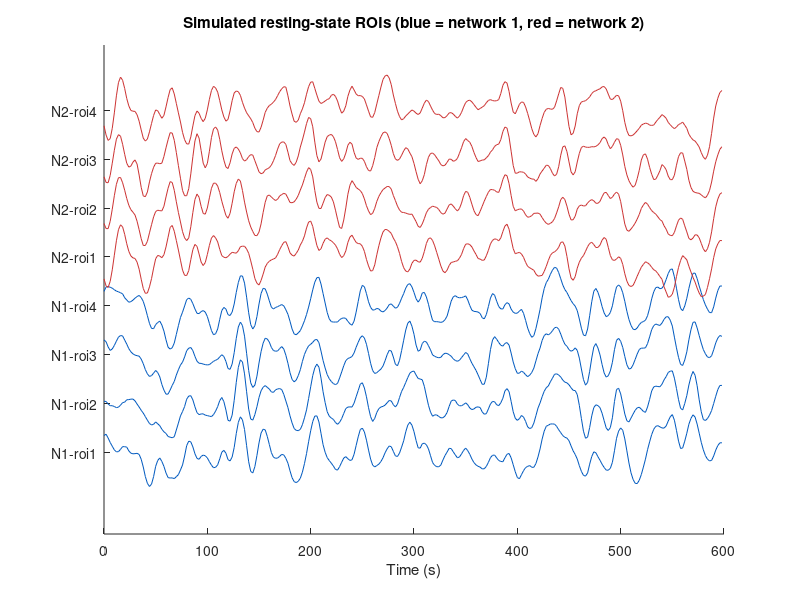
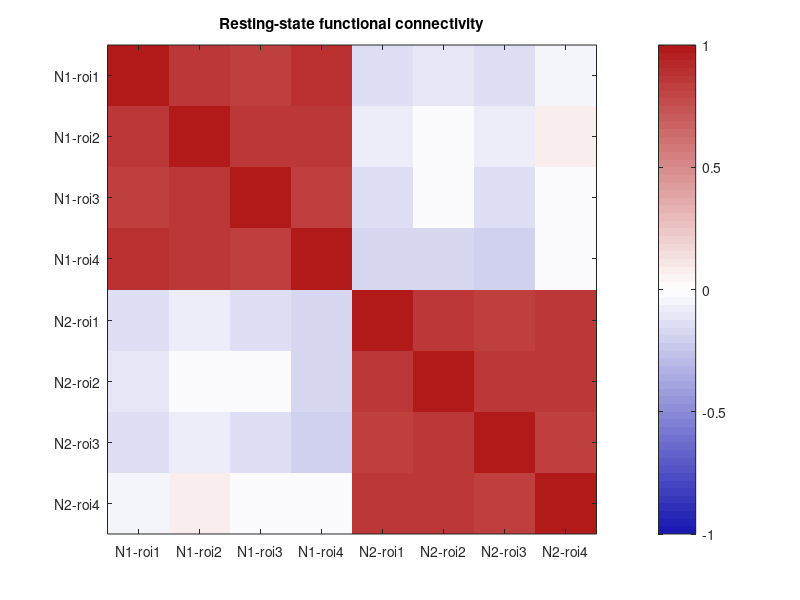
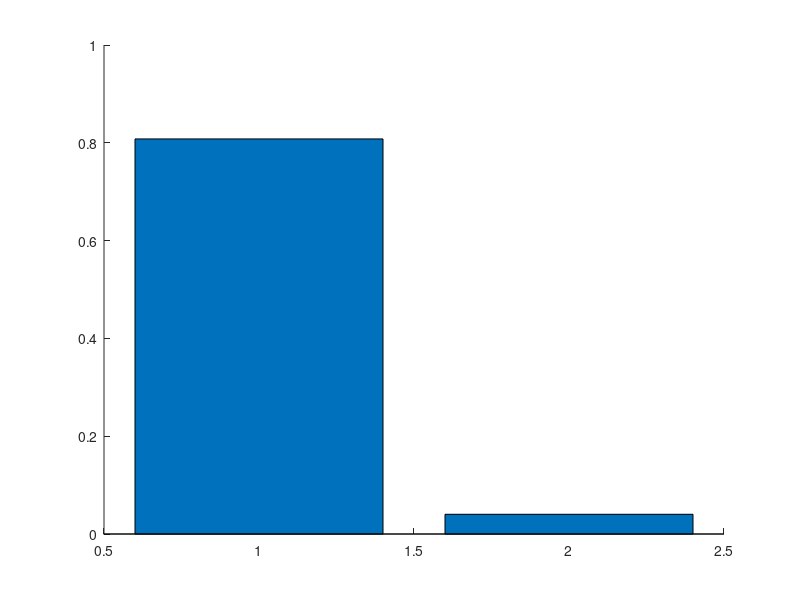

Write the MATLAB code that produced these figures, in order. (Note: this script raises an error after producing the figures.)
%% Chapter 28 Lab: Resting-State and Ecological Designs (MATLAB)
% This lab accompanies Chapter 28, "Resting-State and Ecological Designs".
% You will simulate resting-state multi-ROI time series and compute
% functional connectivity, simulate a shared naturalistic ("movie")
% stimulus and compute inter-subject correlation (ISC), and see how motion
% spikes and vigilance drift inflate connectivity estimates.
%
% Requirements: base MATLAB (Statistics and Machine Learning Toolbox for
% corr/ttest2). All data are simulated; comments point to the CanlabCore
% functions you would use with real data.
%   https://github.com/canlab/CanlabCore
% Code adapted from CANlab tutorials (github.com/canlab and
% CANlab_help_examples; see canlab_help_prep_for_connectivity).
%
% Runtime: under a minute.

%% 1. Simulate resting-state ROI time series with known network structure
% We simulate a 10-minute resting scan (300 volumes, TR = 2 s) for 8 ROIs
% organized into two networks. Each ROI mixes a slow network-level signal
% (weight w) with slow ROI-specific fluctuations (weight 1-w). Resting
% BOLD is dominated by low frequencies (< ~0.1 Hz), so we low-pass white
% noise with a smoothing kernel.

rng(28);
TR    = 2;
n_t   = 300;                          % 10-minute "scan"
n_roi = 8;
network   = [1 1 1 1 2 2 2 2];        % network membership for each ROI
roi_names = arrayfun(@(i) sprintf('N%d-roi%d', network(i), ...
    mod(i - 1, 4) + 1), 1:n_roi, 'UniformOutput', false);

kern   = exp(-0.5 * ((-4:4)' ./ 2) .^ 2);       % Gaussian smoothing kernel
kern   = kern ./ sum(kern);
smoothz = @(z) zscore(conv(z, kern, 'same'));   % slow, unit-variance noise

% One slow shared signal per network
net_sig = [smoothz(randn(n_t, 1)) smoothz(randn(n_t, 1))];

w = 0.7;                              % network signal weight
Y_rest = zeros(n_t, n_roi);
for i = 1:n_roi
    Y_rest(:, i) = w * net_sig(:, network(i)) + ...
                   (1 - w) * smoothz(randn(n_t, 1));
end
Y_rest = zscore(Y_rest);

t = (0:n_t - 1) * TR;
figure('Name', 'Resting ROI time series');
hold on;
colors = [repmat([0 0.35 0.75], 4, 1); repmat([0.8 0.2 0.2], 4, 1)];
for i = 1:n_roi
    plot(t, Y_rest(:, i) + 3 * (i - 1), 'Color', colors(i, :));
end
xlabel('Time (s)'); yticks(3 * (0:n_roi - 1)); yticklabels(roi_names);
title('Simulated resting-state ROIs (blue = network 1, red = network 2)');

% With real data you would instead load and denoise a 4-D image, then
% average within atlas regions:
%   obj = fmri_data(fname);
%   obj_denoised = obj.denoise_timeseries_pipeline(TR, 128, mvmtfname);
%   r = extract_roi_averages(obj_denoised, load_atlas('canlab2018_2mm'));

%% 2. Functional connectivity: the ROI x ROI correlation matrix
% Functional connectivity asks which regions' spontaneous fluctuations
% rise and fall together. The standard summary is the pairwise correlation
% matrix, which recovers the two-network block structure we built in.

FC_rest = corr(Y_rest);

same_net = network' == network;                   % same-network pairs
offdiag  = ~eye(n_roi);
mean_offdiag = @(FC, mask) mean(FC(mask & offdiag));

figure('Name', 'Resting FC');
imagesc(FC_rest, [-1 1]); axis square; colorbar;
colormap(flipud(interp1([0 0.5 1], [0.7 0.1 0.1; 1 1 1; 0.1 0.1 0.7], ...
    linspace(0, 1, 64))));
xticks(1:n_roi); xticklabels(roi_names); xtickangle(45);
yticks(1:n_roi); yticklabels(roi_names);
title('Resting-state functional connectivity');

fprintf('Mean within-network r:  %3.2f\n', mean_offdiag(FC_rest, same_net));
fprintf('Mean between-network r: %3.2f\n', mean_offdiag(FC_rest, ~same_net));

% Strong within-network and much weaker between-network r. Clustering
% and ICA (Chapter 30) find networks by discovering this structure in
% matrices with thousands of regions instead of 8.

%% 3. Naturalistic designs: inter-subject correlation (ISC)
% Now the key move of naturalistic imaging: give every subject the SAME
% rich stimulus. We simulate one stimulus-driven ROI in 10 subjects:
%   Movie: shared stimulus-driven signal + idiosyncratic fluctuations
%   Rest:  idiosyncratic fluctuations only
% Leave-one-out ISC correlates each subject with the mean of the others.
% No event onsets and no HRF model -- the other brains ARE the model.

n_sub = 10;
movie_sig = smoothz(randn(n_t, 1));   % shared stimulus-driven time course
a = 0.6;                              % stimulus-driven signal fraction

Y_movie = zeros(n_t, n_sub); Y_solo = zeros(n_t, n_sub);
for s = 1:n_sub
    Y_movie(:, s) = a * movie_sig + (1 - a) * smoothz(randn(n_t, 1));
    Y_solo(:, s)  = smoothz(randn(n_t, 1));      % nothing shared
end

isc_loo = @(Y) arrayfun(@(s) corr(Y(:, s), ...
    mean(Y(:, setdiff(1:n_sub, s)), 2)), 1:n_sub);

isc_movie = isc_loo(Y_movie);
isc_rest  = isc_loo(Y_solo);

figure('Name', 'ISC: movie vs rest');
bar([mean(isc_movie) mean(isc_rest)], 'FaceAlpha', 0.6); hold on;
plot(1 + 0.1 * randn(1, n_sub), isc_movie, 'ko');
plot(2 + 0.1 * randn(1, n_sub), isc_rest, 'ko');
xticklabels({'Movie', 'Rest'}); ylabel('Leave-one-out ISC (r)');
title('Inter-subject correlation');

fprintf('Mean ISC: movie = %3.2f, rest = %3.2f\n', ...
    mean(isc_movie), mean(isc_rest));

% ISC is high wherever -- and only wherever -- activity is driven by the
% shared stimulus. It misses idiosyncratic responses, even strongly
% stimulus-driven ones, because they are not shared across people.

%% 4. Confound 1: motion spikes inflate connectivity
% Head motion changes the signal in many voxels at once. A shared artifact
% adds a common component to every ROI pair, inflating correlations
% everywhere -- including between networks, where true r is ~0. We add 8
% spikes (< 3% of volumes) to the resting data and re-estimate FC, then
% "scrub" (drop) the spike volumes, as flagged in practice by framewise
% displacement and outlier detection.

n_spikes  = 8;
spike_idx = randperm(n_t, n_spikes);
Y_motion  = Y_rest;
for k = 1:n_spikes
    amp = 4 + randn;                  % large global deviation
    Y_motion(spike_idx(k), :) = Y_motion(spike_idx(k), :) + ...
        amp * (0.7 + 0.6 * rand(1, n_roi));
end

FC_motion = corr(Y_motion);
keep = setdiff(1:n_t, spike_idx);
FC_scrubbed = corr(Y_motion(keep, :));

fprintf('\n%-14s %-18s %-18s\n', 'Data', 'Within-network r', 'Between-network r');
FCs = {FC_rest, FC_motion, FC_scrubbed};
labels = {'Clean', 'With spikes', 'Scrubbed'};
for k = 1:3
    fprintf('%-14s %-18.2f %-18.2f\n', labels{k}, ...
        mean_offdiag(FCs{k}, same_net), mean_offdiag(FCs{k}, ~same_net));
end

% A handful of bad volumes noticeably inflates between-network r. This is
% why connectivity pipelines build spike/scrubbing regressors and motion
% covariates -- see fmri_data.denoise_timeseries_pipeline and
% canlab_connectivity_preproc, which implement these steps for real data.
% If one group moves more than another, motion creates spurious group
% differences in "connectivity".

%% 5. Confound 2: vigilance drift masquerades as a group difference
% Roughly half of resting participants are asleep after 10 minutes, and
% drowsiness produces large, slow, widespread fluctuations. We simulate
% two groups with IDENTICAL network structure; the "drowsy" group also has
% a global arousal signal added to every ROI.

n_per_group = 12;
sim_subject = @(global_amp) sim_rest_subject(global_amp, n_t, n_roi, ...
    network, w, smoothz);

fc_alert  = zeros(n_per_group, 1);
fc_drowsy = zeros(n_per_group, 1);
for s = 1:n_per_group
    fc_alert(s)  = mean_fc(sim_subject(0),   offdiag);
    fc_drowsy(s) = mean_fc(sim_subject(0.8), offdiag);
end

[~, p, ~, st] = ttest2(fc_drowsy, fc_alert);
fprintf('\nMean FC, alert group:  %3.2f\n', mean(fc_alert));
fprintf('Mean FC, drowsy group: %3.2f\n', mean(fc_drowsy));
fprintf('Spurious group difference: t(%d) = %3.1f, p = %3.2g\n', ...
    st.df, st.tstat, p);

% Identical neural networks, yet the drowsy group shows higher average
% connectivity -- an artifact of arousal. Practical lessons: monitor
% wakefulness (eye tracking, self-report), check group differences in
% sleepiness and motion, match acquisition conditions -- or use an
% engaging naturalistic paradigm, which constrains mental state, keeps
% participants awake, and yields more reliable, behavior-predictive
% connectivity than rest.

%% Explore on your own
% 1. Scan length and reliability: re-run Section 1 with n_t for 3, 6, 9,
%    13, and 27 minutes and correlate each estimated FC with a very long
%    "ground truth" run (n_t = 5000). Gains should diminish after ~9-13
%    minutes of data.
% 2. ISC and response timing: shift movie_sig by a random 0-3 volume lag
%    per subject before mixing. ISC drops even though every subject is
%    stimulus-driven. What does this imply for regions with variable
%    hemodynamics?
% 3. Scrubbing tradeoff: raise n_spikes to 60. How much data can you drop
%    before the scrubbed FC estimate itself becomes unstable?
% 4. Global signal regression: regress the mean ROI signal out of each
%    drowsy subject's data before computing FC. How much of the spurious
%    group difference disappears?

%% Local functions

function Y = sim_rest_subject(global_amp, n_t, n_roi, network, w, smoothz)
% One subject's 8-ROI resting data; global_amp scales an arousal-related
% signal added to ALL ROIs (vigilance fluctuation).
nets = [smoothz(randn(n_t, 1)) smoothz(randn(n_t, 1))];
arousal = smoothz(randn(n_t, 1));
Y = zeros(n_t, n_roi);
for i = 1:n_roi
    Y(:, i) = w * nets(:, network(i)) + (1 - w) * smoothz(randn(n_t, 1)) ...
        + global_amp * arousal;
end
Y = zscore(Y);
end

function m = mean_fc(Y, offdiag)
% Mean off-diagonal correlation across all ROI pairs.
FC = corr(Y);
m = mean(FC(offdiag));
end
